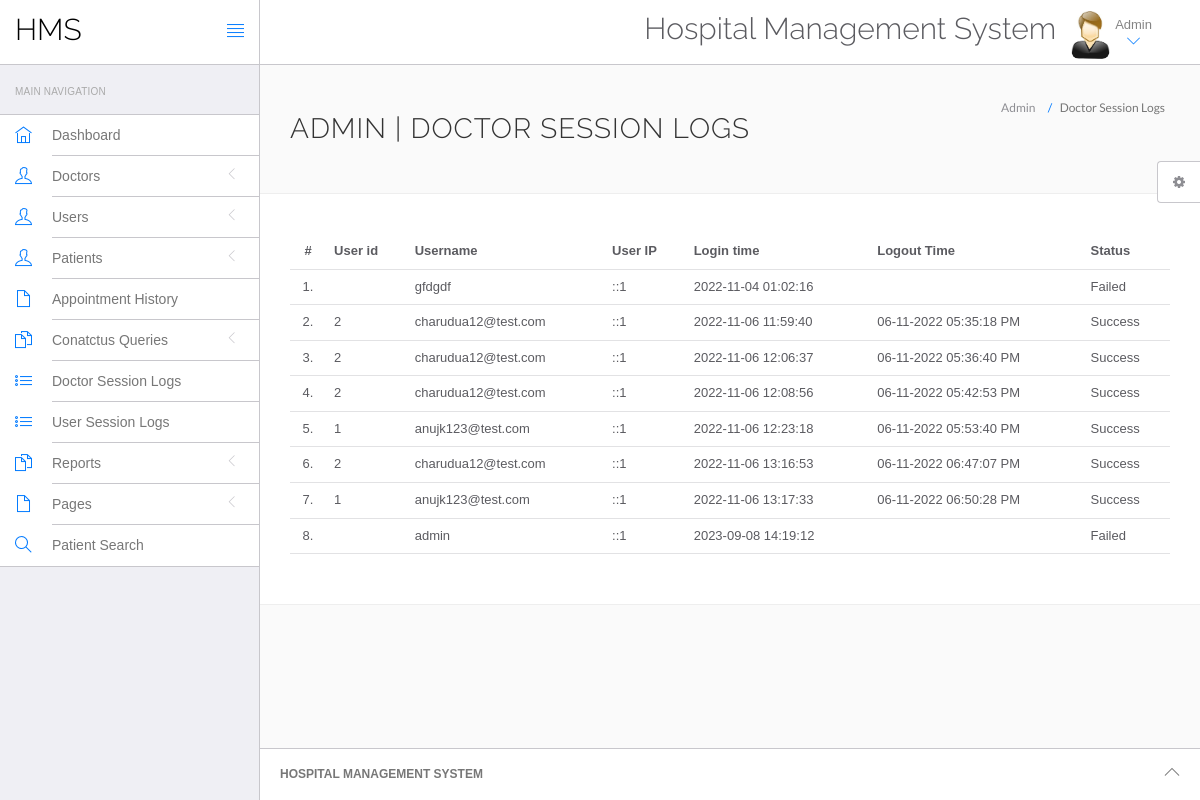
The page /admin/doctor-logs.php (signed in) on the database its author committed.
### tables this page shows
CREATE TABLE `doctorslog` (
  `id` int(11) NOT NULL,
  `uid` int(11) DEFAULT NULL,
  `username` varchar(255) DEFAULT NULL,
  `userip` binary(16) DEFAULT NULL,
  `loginTime` timestamp NULL DEFAULT current_timestamp(),
  `logout` varchar(255) DEFAULT NULL,
  `status` int(11) DEFAULT NULL
);

### admin/doctor-logs.php (the view, shortened to what this page needs)
<?php
include('include/config.php');
if(strlen($_SESSION['id']==0)) {
 header('location:logout.php');
  } else{
?>
<!DOCTYPE html>
<html lang="en">
	<head>
		<link rel="stylesheet" href="vendor/bootstrap/css/bootstrap.min.css">
		<link rel="stylesheet" href="vendor/fontawesome/css/font-awesome.min.css">
		<link rel="stylesheet" href="vendor/themify-icons/themify-icons.min.css">
		<link href="vendor/animate.css/animate.min.css" rel="stylesheet" media="screen">
		<link href="vendor/perfect-scrollbar/perfect-scrollbar.min.css" rel="stylesheet" media="screen">
		<link href="vendor/switchery/switchery.min.css" rel="stylesheet" media="screen">
		<link href="vendor/bootstrap-touchspin/jquery.bootstrap-touchspin.min.css" rel="stylesheet" media="screen">
		<link href="vendor/select2/select2.min.css" rel="stylesheet" media="screen">
		<link href="vendor/bootstrap-datepicker/bootstrap-datepicker3.standalone.min.css" rel="stylesheet" media="screen">
		<link href="vendor/bootstrap-timepicker/bootstrap-timepicker.min.css" rel="stylesheet" media="screen">
		<link rel="stylesheet" href="assets/css/styles.css">
		<link rel="stylesheet" href="assets/css/plugins.css">
		<link rel="stylesheet" href="assets/css/themes/theme-1.css" id="skin_color" />
	</head>
	<body>
		<div id="app">
<?php include('include/sidebar.php');?>
			<div class="app-content">
					<?php include('include/header.php');?>
				<div class="main-content" >
					<div class="wrap-content container" id="container">
						<section id="page-title">
							<div class="row">
								<div class="col-sm-8">
									<h1 class="mainTitle">Admin  | Doctor Session Logs</h1>
																	</div>
								<ol class="breadcrumb">
									<li>
										<span>Admin </span>
									</li>
									<li class="active">
										<span>Doctor Session Logs</span>
									</li>
								</ol>
							</div>
						</section>
						<div class="container-fluid container-fullw bg-white">
									<div class="row">
								<div class="col-md-12">
									<table class="table table-hover" id="sample-table-1">
										<thead>
											<tr>
												<th class="center">#</th>
												<th class="hidden-xs">User id</th>
												<th>Username</th>
												<th>User IP</th>
												<th>Login time</th>
												<th>Logout Time </th>
												<th> Status </th>
											</tr>
										</thead>
										<tbody>
<?php
$sql=mysqli_query($con,"select * from doctorslog ");
$cnt=1;
while($row=mysqli_fetch_array($sql))
{
?>
											<tr>
												<td class="center"><?php echo $cnt;?>.</td>
												<td class="hidden-xs"><?php echo $row['uid'];?></td>
												<td class="hidden-xs"><?php echo $row['username'];?></td>
												<td><?php echo $row['userip'];?></td>
												<td><?php echo $row['loginTime'];?></td>
												<td><?php echo $row['logout'];?>
												</td>
												<td>
<?php if($row['status']==1)
{
	echo "Success";
}
else
{
	echo "Failed";
}?>
</td>
											</tr>
											<?php
$cnt=$cnt+1;
											 }?>
										</tbody>
									</table>
								</div>
							</div>
								</div>
					</div>
				</div>
			</div>
	<?php include('include/footer.php');?>
	<?php include('include/setting.php');?>
		</div>
	</body>
</html>
<?php } ?>

### admin/include/sidebar.php (shortened to what this page needs)
<div class="sidebar app-aside" id="sidebar">
				<div class="sidebar-container perfect-scrollbar">
<nav>
						<div class="navbar-title">
							<span>Main Navigation</span>
						</div>
						<ul class="main-navigation-menu">
							<li>
								<a href="dashboard.php">
									<div class="item-content">
										<div class="item-media">
											<i class="ti-home"></i>
										</div>
										<div class="item-inner">
											<span class="title"> Dashboard </span>
										</div>
									</div>
								</a>
							</li>
							<li>
								<a href="javascript:void(0)">
									<div class="item-content">
										<div class="item-media">
											<i class="ti-user"></i>
										</div>
										<div class="item-inner">
											<span class="title"> Doctors </span><i class="icon-arrow"></i>
										</div>
									</div>
								</a>
								</li>
				<li>
								<a href="javascript:void(0)">
									<div class="item-content">
										<div class="item-media">
											<i class="ti-user"></i>
										</div>
										<div class="item-inner">
											<span class="title"> Users </span><i class="icon-arrow"></i>
										</div>
									</div>
								</a>
								</li>
								<li>
								<a href="javascript:void(0)">
									<div class="item-content">
										<div class="item-media">
											<i class="ti-user"></i>
										</div>
										<div class="item-inner">
											<span class="title"> Patients </span><i class="icon-arrow"></i>
										</div>
									</div>
								</a>
								</li>
<li>
								<a href="appointment-history.php">
									<div class="item-content">
										<div class="item-media">
											<i class="ti-file"></i>
										</div>
										<div class="item-inner">
											<span class="title"> Appointment History </span>
										</div>
									</div>
								</a>
							</li>
				<li>
								<a href="javascript:void(0)">
									<div class="item-content">
										<div class="item-media">
											<i class="ti-files"></i>
										</div>
										<div class="item-inner">
											<span class="title"> Conatctus Queries </span><i class="icon-arrow"></i>
										</div>
									</div>
								</a>
								</li>
	<li>
								<a href="doctor-logs.php">
									<div class="item-content">
										<div class="item-media">
											<i class="ti-list"></i>
										</div>
										<div class="item-inner">
											<span class="title"> Doctor Session Logs </span>
										</div>
									</div>
								</a>
							</li>
							<li>
								<a href="user-logs.php">
									<div class="item-content">
										<div class="item-media">
											<i class="ti-list"></i>
										</div>
										<div class="item-inner">
											<span class="title"> User Session Logs </span>
										</div>
									</div>
								</a>
							</li>
				<li>
								<a href="javascript:void(0)">
									<div class="item-content">
										<div class="item-media">
											<i class="ti-files"></i>
										</div>
										<div class="item-inner">
											<span class="title"> Reports </span><i class="icon-arrow"></i>
										</div>
									</div>
								</a>
							</li>
				<li>
								<a href="javascript:void(0)">
									<div class="item-content">
										<div class="item-media">
											<i class="ti-file"></i>
										</div>
										<div class="item-inner">
											<span class="title"> Pages </span><i class="icon-arrow"></i>
										</div>
									</div>
								</a>
							</li>
								<li>
								<a href="patient-search.php">
									<div class="item-content">
										<div class="item-media">
											<i class="ti-search"></i>
										</div>
										<div class="item-inner">
											<span class="title"> Patient Search </span>
										</div>
									</div>
								</a>
							</li>
						</ul>
					</nav>
					</div>
			</div>

### admin/include/header.php (shortened to what this page needs)
<header class="navbar navbar-default navbar-static-top">
					<div class="navbar-header">
						<a class="navbar-brand" href="#">
							<h2 style="padding-top:20%; color:#000 ">HMS</h2>
						</a>
						<a href="#" class="sidebar-toggler pull-right visible-md visible-lg" data-toggle-class="app-sidebar-closed" data-toggle-target="#app">
							<i class="ti-align-justify"></i>
						</a>
					</div>
					<div class="navbar-collapse collapse">
						<ul class="nav navbar-right">
								<li  style="padding-top:2% ">
								<h2>Hospital Management System</h2>
							</li>
							<li class="dropdown current-user">
								<a href class="dropdown-toggle" data-toggle="dropdown">
									<img src="assets/images/images.jpg" > <span class="username">
			Admin
									<i class="ti-angle-down"></i></i></span>
								</a>
							</li>
						</ul>
					</div>
				</header>

### admin/include/footer.php
<footer>
				<div class="footer-inner">
					<div class="pull-left">
					<span class="text-bold text-uppercase"> Hospital Management System</span>
					</div>
					<div class="pull-right">
						<span class="go-top"><i class="ti-angle-up"></i></span>
					</div>
				</div>
			</footer>

### admin/include/setting.php (shortened to what this page needs)
<div class="settings panel panel-default hidden-xs hidden-sm" id="settings">
				<button ct-toggle="toggle" data-toggle-class="active" data-toggle-target="#settings" class="btn btn-default">
					<i class="fa fa-spin fa-gear"></i>
				</button>
			</div>

### admin/assets/css/plugins.css (style rules this page uses)
.perfect-scrollbar { overflow-y: hidden !important; }

### admin/assets/css/themes/theme-1.css (style rules this page uses)
body { background: #FAFAFA; }
header .navbar-header { background: #ffffff !important; border-right-color: #c8c7cc !important; border-bottom-color: #c8c7cc !important; }
header .navbar-header .sidebar-toggler, header .navbar-header .sidebar-mobile-toggler { color: #007aff !important; }
header .navbar-header .navbar-brand { color: #777 !important; }
header .navbar-collapse { background: #ffffff !important; border-bottom-color: #c8c7cc !important; box-shadow: none !important; }
header .navbar-collapse .navbar-right > li > a { color: #777; }
header .navbar-collapse .navbar-right > li > a i { color: #007aff !important; }
#sidebar { background: #EFEFF4 !important; }
#sidebar:before { border-right-width: "1px" !important; border-right-style: solid; border-right-color: #c8c7cc !important; }
#sidebar nav { border-right-width: "1px" !important; border-right-style: solid; border-right-color: #c8c7cc !important; }
#sidebar nav .navbar-title { color: #aaaaaa; }
#sidebar nav > ul { background: #ffffff !important; border-bottom-color: #c8c7cc !important; border-top-color: #c8c7cc !important; }
#sidebar nav > ul > li > a .item-media > i { color: #007aff !important; }
#sidebar nav > ul > li > a .item-inner { color: #777 !important; border-bottom-color: #c8c7cc; }
#app > footer { background: #ffffff !important; border-top-color: #c8c7cc !important; color: #777; }

### rows shown on the page
doctorslog: username "gfdgdf", userip "::1", loginTime "2022-11-04 01:02:16", status "Failed"
doctorslog: uid "2", username "charudua12@test.com", userip "::1", loginTime "2022-11-06 11:59:40", logout "06-11-2022 05:35:18 PM", status "Success"
doctorslog: uid "2", username "charudua12@test.com", userip "::1", loginTime "2022-11-06 12:06:37", logout "06-11-2022 05:36:40 PM", status "Success"
doctorslog: uid "2", username "charudua12@test.com", userip "::1", loginTime "2022-11-06 12:08:56", logout "06-11-2022 05:42:53 PM", status "Success"
doctorslog: uid "1", username "anujk123@test.com", userip "::1", loginTime "2022-11-06 12:23:18", logout "06-11-2022 05:53:40 PM", status "Success"
doctorslog: uid "2", username "charudua12@test.com", userip "::1", loginTime "2022-11-06 13:16:53", logout "06-11-2022 06:47:07 PM", status "Success"
doctorslog: uid "1", username "anujk123@test.com", userip "::1", loginTime "2022-11-06 13:17:33", logout "06-11-2022 06:50:28 PM", status "Success"
doctorslog: username "admin", userip "::1", loginTime "2023-09-08 14:19:12", status "Failed"
